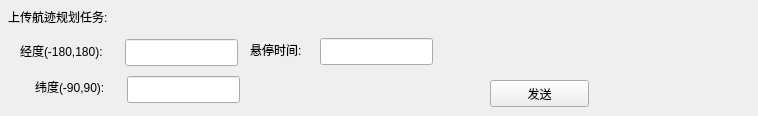
           <widget class="QWidget" name="tab_54">
            <attribute name="title">
             <string>0x0C</string>
            </attribute>
            <widget class="QLabel" name="label_130">
             <property name="geometry">
              <rect>
               <x>8</x>
               <y>6</y>
               <width>741</width>
               <height>21</height>
              </rect>
             </property>
             <property name="text">
              <string>上传航迹规划任务:</string>
             </property>
            </widget>
            <widget class="QLabel" name="label_131">
             <property name="geometry">
              <rect>
               <x>20</x>
               <y>41</y>
               <width>111</width>
               <height>20</height>
              </rect>
             </property>
             <property name="text">
              <string>经度(-180,180):</string>
             </property>
            </widget>
            <widget class="QLabel" name="label_132">
             <property name="geometry">
              <rect>
               <x>35</x>
               <y>76</y>
               <width>101</width>
               <height>21</height>
              </rect>
             </property>
             <property name="text">
              <string>纬度(-90,90):</string>
             </property>
            </widget>
            <widget class="QLabel" name="label_133">
             <property name="geometry">
              <rect>
               <x>250</x>
               <y>34</y>
               <width>81</width>
               <height>31</height>
              </rect>
             </property>
             <property name="text">
              <string>悬停时间:</string>
             </property>
            </widget>
            <widget class="QLineEdit" name="longitude_lineEdit_4">
             <property name="geometry">
              <rect>
               <x>125</x>
               <y>39</y>
               <width>113</width>
               <height>27</height>
              </rect>
             </property>
            </widget>
            <widget class="QLineEdit" name="latitude_lineEdit_4">
             <property name="geometry">
              <rect>
               <x>127</x>
               <y>76</y>
               <width>113</width>
               <height>27</height>
              </rect>
             </property>
            </widget>
            <widget class="QLineEdit" name="hover_time_lineEdit_4">
             <property name="geometry">
              <rect>
               <x>320</x>
               <y>38</y>
               <width>113</width>
               <height>27</height>
              </rect>
             </property>
            </widget>
            <widget class="QPushButton" name="ID0Csend_pushButton_4">
             <property name="geometry">
              <rect>
               <x>490</x>
               <y>80</y>
               <width>99</width>
               <height>27</height>
              </rect>
             </property>
             <property name="text">
              <string>发送</string>
             </property>
            </widget>
           </widget>
